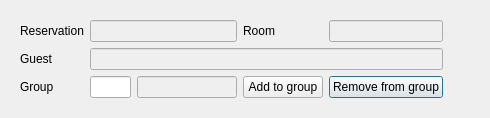
<?xml version="1.0" encoding="UTF-8"?>
<ui version="4.0">
 <class>DlgGroupReserveOption</class>
 <widget class="QDialog" name="DlgGroupReserveOption">
  <property name="geometry">
   <rect>
    <x>0</x>
    <y>0</y>
    <width>490</width>
    <height>111</height>
   </rect>
  </property>
  <property name="windowTitle">
   <string>Group options</string>
  </property>
  <layout class="QVBoxLayout" name="verticalLayout">
   <item>
    <widget class="QWidget" name="widget" native="true">
     <layout class="QGridLayout" name="gridLayout">
      <item row="2" column="0">
       <widget class="QLabel" name="label">
        <property name="text">
         <string>Group</string>
        </property>
       </widget>
      </item>
      <item row="2" column="4">
       <widget class="QPushButton" name="bgtnRemoveFromGroup">
        <property name="text">
         <string>Remove from group</string>
        </property>
       </widget>
      </item>
      <item row="2" column="2">
       <widget class="EQLineEdit" name="leGroupName">
        <property name="enabled">
         <bool>false</bool>
        </property>
       </widget>
      </item>
      <item row="2" column="5">
       <spacer name="horizontalSpacer">
        <property name="orientation">
         <enum>Qt::Horizontal</enum>
        </property>
        <property name="sizeHint" stdset="0">
         <size>
          <width>36</width>
          <height>20</height>
         </size>
        </property>
       </spacer>
      </item>
      <item row="2" column="1">
       <widget class="EQLineEdit" name="leGroupCode">
        <property name="maximumSize">
         <size>
          <width>50</width>
          <height>16777215</height>
         </size>
        </property>
       </widget>
      </item>
      <item row="2" column="3">
       <widget class="QPushButton" name="btnAddToGroup">
        <property name="text">
         <string>Add to group</string>
        </property>
       </widget>
      </item>
      <item row="0" column="0">
       <widget class="QLabel" name="label_2">
        <property name="text">
         <string>Reservation</string>
        </property>
       </widget>
      </item>
      <item row="1" column="0">
       <widget class="QLabel" name="label_3">
        <property name="text">
         <string>Guest</string>
        </property>
       </widget>
      </item>
      <item row="0" column="1" colspan="2">
       <widget class="QLineEdit" name="leReservation">
        <property name="enabled">
         <bool>false</bool>
        </property>
       </widget>
      </item>
      <item row="1" column="1" colspan="4">
       <widget class="QLineEdit" name="leGuest">
        <property name="enabled">
         <bool>false</bool>
        </property>
       </widget>
      </item>
      <item row="0" column="3">
       <widget class="QLabel" name="label_4">
        <property name="text">
         <string>Room</string>
        </property>
       </widget>
      </item>
      <item row="0" column="4">
       <widget class="QLineEdit" name="leRoom">
        <property name="enabled">
         <bool>false</bool>
        </property>
       </widget>
      </item>
     </layout>
    </widget>
   </item>
  </layout>
 </widget>
 <customwidgets>
  <customwidget>
   <class>EQLineEdit</class>
   <extends>QLineEdit</extends>
   <header location="global">eqlineedit.h</header>
   <slots>
    <signal>customButtonClicked(bool)</signal>
   </slots>
  </customwidget>
 </customwidgets>
 <resources/>
 <connections/>
</ui>
